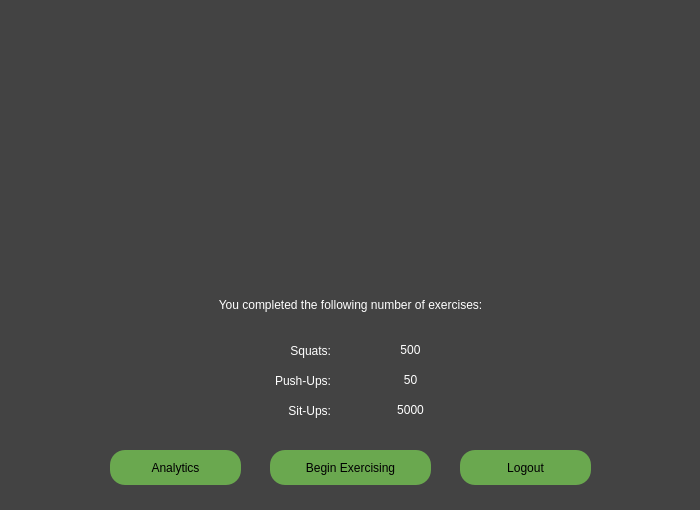
<?xml version="1.0" encoding="UTF-8"?>
<ui version="4.0">
 <class>Form</class>
 <widget class="QWidget" name="Form">
  <property name="geometry">
   <rect>
    <x>0</x>
    <y>0</y>
    <width>700</width>
    <height>510</height>
   </rect>
  </property>
  <property name="windowTitle">
   <string>Form</string>
  </property>
  <property name="styleSheet">
   <string notr="true">background-color: rgb(67, 67, 67);</string>
  </property>
  <widget class="QLabel" name="logo">
   <property name="geometry">
    <rect>
     <x>70</x>
     <y>20</y>
     <width>561</width>
     <height>261</height>
    </rect>
   </property>
   <property name="text">
    <string>&lt;html&gt;&lt;head/&gt;&lt;body&gt;&lt;p&gt;&lt;img src=&quot;:/logo/logo4.PNG&quot;/&gt;&lt;/p&gt;&lt;/body&gt;&lt;/html&gt;</string>
   </property>
  </widget>
  <widget class="QPushButton" name="beginExercisingButton">
   <property name="geometry">
    <rect>
     <x>270</x>
     <y>450</y>
     <width>161</width>
     <height>35</height>
    </rect>
   </property>
   <property name="styleSheet">
    <string notr="true">QPushButton {
	border-radius: 15px;
	background-color: rgb(106, 168, 79);
	font: 75 13pt &quot;Arial&quot;;
}
QPushButton:hover
{
   background-color: rgb(84, 132, 62)
}
</string>
   </property>
   <property name="text">
    <string>Begin Exercising</string>
   </property>
  </widget>
  <widget class="QLabel" name="welcome">
   <property name="geometry">
    <rect>
     <x>80</x>
     <y>290</y>
     <width>541</width>
     <height>31</height>
    </rect>
   </property>
   <property name="styleSheet">
    <string notr="true">font: 75 15pt &quot;Arial&quot;;
color: rgb(255, 255, 255);</string>
   </property>
   <property name="text">
    <string>&lt;html&gt;&lt;head/&gt;&lt;body&gt;&lt;p align=&quot;center&quot;&gt;You completed the following number of exercises:&lt;/p&gt;&lt;/body&gt;&lt;/html&gt;</string>
   </property>
  </widget>
  <widget class="QPushButton" name="analyticsButton">
   <property name="geometry">
    <rect>
     <x>110</x>
     <y>450</y>
     <width>131</width>
     <height>35</height>
    </rect>
   </property>
   <property name="styleSheet">
    <string notr="true">QPushButton {
	border-radius: 15px;
	background-color: rgb(106, 168, 79);
	font: 75 13pt &quot;Arial&quot;;
}
QPushButton:hover
{
   background-color: rgb(84, 132, 62)
}
</string>
   </property>
   <property name="text">
    <string>Analytics</string>
   </property>
  </widget>
  <widget class="QPushButton" name="logoutButton">
   <property name="geometry">
    <rect>
     <x>460</x>
     <y>450</y>
     <width>131</width>
     <height>35</height>
    </rect>
   </property>
   <property name="styleSheet">
    <string notr="true">QPushButton {
	border-radius: 15px;
	background-color: rgb(106, 168, 79);
	font: 75 13pt &quot;Arial&quot;;
}
QPushButton:hover
{
   background-color: rgb(84, 132, 62)
}</string>
   </property>
   <property name="text">
    <string>Logout</string>
   </property>
  </widget>
  <widget class="QLabel" name="pushups">
   <property name="geometry">
    <rect>
     <x>240</x>
     <y>370</y>
     <width>91</width>
     <height>21</height>
    </rect>
   </property>
   <property name="styleSheet">
    <string notr="true">font: 75 14pt &quot;Arial&quot;;
color: rgb(255, 255, 255);</string>
   </property>
   <property name="text">
    <string>Push-Ups:</string>
   </property>
   <property name="alignment">
    <set>Qt::AlignRight|Qt::AlignTrailing|Qt::AlignVCenter</set>
   </property>
  </widget>
  <widget class="QLabel" name="squats">
   <property name="geometry">
    <rect>
     <x>240</x>
     <y>340</y>
     <width>91</width>
     <height>21</height>
    </rect>
   </property>
   <property name="styleSheet">
    <string notr="true">font: 75 14pt &quot;Arial&quot;;
color: rgb(255, 255, 255);</string>
   </property>
   <property name="text">
    <string>Squats:</string>
   </property>
   <property name="alignment">
    <set>Qt::AlignRight|Qt::AlignTrailing|Qt::AlignVCenter</set>
   </property>
  </widget>
  <widget class="QLabel" name="situps">
   <property name="geometry">
    <rect>
     <x>240</x>
     <y>400</y>
     <width>91</width>
     <height>21</height>
    </rect>
   </property>
   <property name="styleSheet">
    <string notr="true">font: 75 14pt &quot;Arial&quot;;
color: rgb(255, 255, 255);</string>
   </property>
   <property name="text">
    <string>Sit-Ups:</string>
   </property>
   <property name="alignment">
    <set>Qt::AlignRight|Qt::AlignTrailing|Qt::AlignVCenter</set>
   </property>
  </widget>
  <widget class="QLabel" name="squatsResults">
   <property name="geometry">
    <rect>
     <x>360</x>
     <y>340</y>
     <width>101</width>
     <height>21</height>
    </rect>
   </property>
   <property name="styleSheet">
    <string notr="true">font: 75 14pt &quot;Arial&quot;;
color: rgb(255, 255, 255);</string>
   </property>
   <property name="text">
    <string>&lt;html&gt;&lt;head/&gt;&lt;body&gt;&lt;p align=&quot;center&quot;&gt;500&lt;/p&gt;&lt;/body&gt;&lt;/html&gt;</string>
   </property>
   <property name="alignment">
    <set>Qt::AlignRight|Qt::AlignTrailing|Qt::AlignVCenter</set>
   </property>
  </widget>
  <widget class="QLabel" name="pushupsResults">
   <property name="geometry">
    <rect>
     <x>360</x>
     <y>370</y>
     <width>101</width>
     <height>21</height>
    </rect>
   </property>
   <property name="styleSheet">
    <string notr="true">font: 75 14pt &quot;Arial&quot;;
color: rgb(255, 255, 255);</string>
   </property>
   <property name="text">
    <string>&lt;html&gt;&lt;head/&gt;&lt;body&gt;&lt;p align=&quot;center&quot;&gt;50&lt;/p&gt;&lt;/body&gt;&lt;/html&gt;</string>
   </property>
   <property name="alignment">
    <set>Qt::AlignRight|Qt::AlignTrailing|Qt::AlignVCenter</set>
   </property>
  </widget>
  <widget class="QLabel" name="situpsResults">
   <property name="geometry">
    <rect>
     <x>360</x>
     <y>400</y>
     <width>101</width>
     <height>21</height>
    </rect>
   </property>
   <property name="styleSheet">
    <string notr="true">font: 75 14pt &quot;Arial&quot;;
color: rgb(255, 255, 255);</string>
   </property>
   <property name="text">
    <string>&lt;html&gt;&lt;head/&gt;&lt;body&gt;&lt;p align=&quot;center&quot;&gt;5000&lt;/p&gt;&lt;/body&gt;&lt;/html&gt;</string>
   </property>
   <property name="alignment">
    <set>Qt::AlignRight|Qt::AlignTrailing|Qt::AlignVCenter</set>
   </property>
  </widget>
 </widget>
 <resources>
  <include location="logo.qrc"/>
 </resources>
 <connections/>
</ui>
